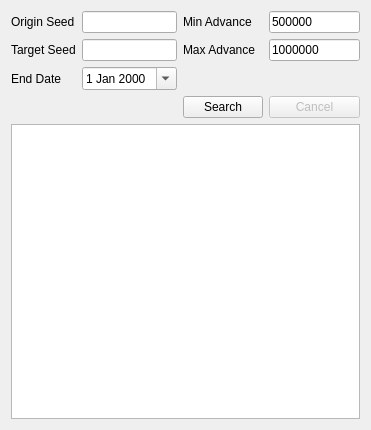
<?xml version="1.0" encoding="UTF-8"?>
<ui version="4.0">
 <class>GameCubeRTC</class>
 <widget class="QWidget" name="GameCubeRTC">
  <property name="geometry">
   <rect>
    <x>0</x>
    <y>0</y>
    <width>371</width>
    <height>430</height>
   </rect>
  </property>
  <property name="windowTitle">
   <string>GameCube RTC</string>
  </property>
  <layout class="QGridLayout" name="gridLayout_2">
   <item row="0" column="0">
    <layout class="QGridLayout" name="gridLayout">
     <item row="0" column="0">
      <widget class="QLabel" name="labelStartSeed">
       <property name="text">
        <string>Origin Seed</string>
       </property>
      </widget>
     </item>
     <item row="0" column="1">
      <widget class="TextBox" name="textBoxStartSeed"/>
     </item>
     <item row="0" column="2">
      <widget class="QLabel" name="labelMinAdvance">
       <property name="text">
        <string>Min Advance</string>
       </property>
      </widget>
     </item>
     <item row="0" column="3">
      <widget class="TextBox" name="textBoxMinAdvance">
       <property name="text">
        <string notr="true">500000</string>
       </property>
      </widget>
     </item>
     <item row="1" column="0">
      <widget class="QLabel" name="labelEndSeed">
       <property name="text">
        <string>Target Seed</string>
       </property>
      </widget>
     </item>
     <item row="1" column="1">
      <widget class="TextBox" name="textBoxTargetSeed"/>
     </item>
     <item row="1" column="2">
      <widget class="QLabel" name="labelMaxAdvance">
       <property name="text">
        <string>Max Advance</string>
       </property>
      </widget>
     </item>
     <item row="1" column="3">
      <widget class="TextBox" name="textBoxMaxAdvance">
       <property name="text">
        <string notr="true">1000000</string>
       </property>
      </widget>
     </item>
     <item row="2" column="0">
      <widget class="QLabel" name="labelEndDate">
       <property name="text">
        <string>End Date</string>
       </property>
      </widget>
     </item>
     <item row="3" column="2">
      <widget class="QPushButton" name="pushButtonSearch">
       <property name="text">
        <string>Search</string>
       </property>
      </widget>
     </item>
     <item row="3" column="3">
      <widget class="QPushButton" name="pushButtonCancel">
       <property name="enabled">
        <bool>false</bool>
       </property>
       <property name="text">
        <string>Cancel</string>
       </property>
      </widget>
     </item>
     <item row="2" column="1">
      <widget class="DateEdit" name="dateEdit">
       <property name="calendarPopup">
        <bool>true</bool>
       </property>
      </widget>
     </item>
    </layout>
   </item>
   <item row="1" column="0">
    <widget class="TableView" name="tableView">
     <attribute name="verticalHeaderVisible">
      <bool>false</bool>
     </attribute>
    </widget>
   </item>
  </layout>
 </widget>
 <customwidgets>
  <customwidget>
   <class>TextBox</class>
   <extends>QLineEdit</extends>
   <header>Forms/Controls/TextBox.hpp</header>
  </customwidget>
  <customwidget>
   <class>TableView</class>
   <extends>QTableView</extends>
   <header>Forms/Controls/TableView.hpp</header>
  </customwidget>
  <customwidget>
   <class>DateEdit</class>
   <extends>QDateEdit</extends>
   <header>Forms/Controls/DateEdit.hpp</header>
  </customwidget>
 </customwidgets>
 <tabstops>
  <tabstop>textBoxStartSeed</tabstop>
  <tabstop>textBoxTargetSeed</tabstop>
  <tabstop>textBoxMinAdvance</tabstop>
  <tabstop>textBoxMaxAdvance</tabstop>
  <tabstop>dateEdit</tabstop>
  <tabstop>pushButtonSearch</tabstop>
  <tabstop>pushButtonCancel</tabstop>
  <tabstop>tableView</tabstop>
 </tabstops>
 <resources/>
 <connections/>
</ui>
